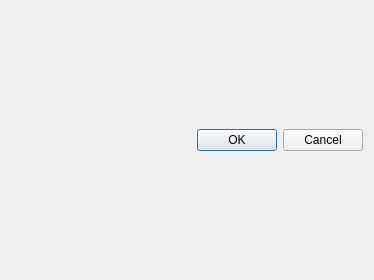
<?xml version="1.0" encoding="UTF-8"?>
<ui version="4.0">
 <class>Dialog</class>
 <widget class="QDialog" name="Dialog">
  <property name="geometry">
   <rect>
    <x>0</x>
    <y>0</y>
    <width>374</width>
    <height>280</height>
   </rect>
  </property>
  <property name="windowTitle">
   <string>Dialog</string>
  </property>
  <layout class="QGridLayout" name="gridLayout">
   <item row="0" column="0">
    <widget class="QDialogButtonBox" name="buttonBox">
     <property name="orientation">
      <enum>Qt::Orientation::Horizontal</enum>
     </property>
     <property name="standardButtons">
      <set>QDialogButtonBox::StandardButton::Cancel|QDialogButtonBox::StandardButton::Ok</set>
     </property>
    </widget>
   </item>
  </layout>
 </widget>
 <resources/>
 <connections>
  <connection>
   <sender>buttonBox</sender>
   <signal>accepted()</signal>
   <receiver>Dialog</receiver>
   <slot>accept()</slot>
   <hints>
    <hint type="sourcelabel">
     <x>248</x>
     <y>254</y>
    </hint>
    <hint type="destinationlabel">
     <x>157</x>
     <y>274</y>
    </hint>
   </hints>
  </connection>
  <connection>
   <sender>buttonBox</sender>
   <signal>rejected()</signal>
   <receiver>Dialog</receiver>
   <slot>reject()</slot>
   <hints>
    <hint type="sourcelabel">
     <x>316</x>
     <y>260</y>
    </hint>
    <hint type="destinationlabel">
     <x>286</x>
     <y>274</y>
    </hint>
   </hints>
  </connection>
 </connections>
</ui>
